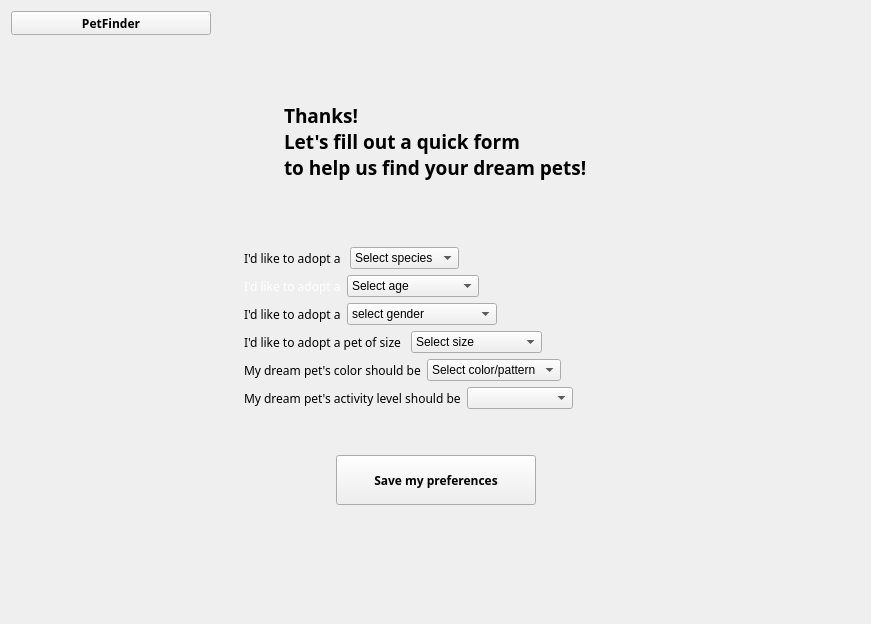
<?xml version="1.0" encoding="UTF-8"?>
<ui version="4.0">
 <class>mypreference</class>
 <widget class="QWidget" name="mypreference">
  <property name="geometry">
   <rect>
    <x>0</x>
    <y>0</y>
    <width>871</width>
    <height>624</height>
   </rect>
  </property>
  <property name="windowTitle">
   <string>Form</string>
  </property>
  <layout class="QVBoxLayout" name="verticalLayout_4">
   <item>
    <layout class="QVBoxLayout" name="verticalLayout_3">
     <item>
      <layout class="QHBoxLayout" name="horizontalLayout_8">
       <item>
        <widget class="QToolButton" name="toolButton_home">
         <property name="minimumSize">
          <size>
           <width>200</width>
           <height>0</height>
          </size>
         </property>
         <property name="maximumSize">
          <size>
           <width>200</width>
           <height>50</height>
          </size>
         </property>
         <property name="font">
          <font>
           <family>Adobe Gothic Std</family>
           <weight>75</weight>
           <bold>true</bold>
          </font>
         </property>
         <property name="text">
          <string>PetFinder</string>
         </property>
         <property name="icon">
          <iconset resource="Resources.qrc">
           <normaloff>:/imgs/CommunityIcons_home.png</normaloff>:/imgs/CommunityIcons_home.png</iconset>
         </property>
         <property name="iconSize">
          <size>
           <width>50</width>
           <height>50</height>
          </size>
         </property>
         <property name="toolButtonStyle">
          <enum>Qt::ToolButtonTextBesideIcon</enum>
         </property>
        </widget>
       </item>
       <item>
        <spacer name="horizontalSpacer_9">
         <property name="orientation">
          <enum>Qt::Horizontal</enum>
         </property>
         <property name="sizeHint" stdset="0">
          <size>
           <width>40</width>
           <height>20</height>
          </size>
         </property>
        </spacer>
       </item>
      </layout>
     </item>
     <item>
      <layout class="QHBoxLayout" name="horizontalLayout_10">
       <item>
        <spacer name="horizontalSpacer_10">
         <property name="orientation">
          <enum>Qt::Horizontal</enum>
         </property>
         <property name="sizeHint" stdset="0">
          <size>
           <width>40</width>
           <height>20</height>
          </size>
         </property>
        </spacer>
       </item>
       <item>
        <layout class="QVBoxLayout" name="verticalLayout_2">
         <item>
          <layout class="QHBoxLayout" name="horizontalLayout_9">
           <item>
            <spacer name="horizontalSpacer_11">
             <property name="orientation">
              <enum>Qt::Horizontal</enum>
             </property>
             <property name="sizeHint" stdset="0">
              <size>
               <width>40</width>
               <height>20</height>
              </size>
             </property>
            </spacer>
           </item>
           <item>
            <widget class="QLabel" name="label_bottomspace">
             <property name="minimumSize">
              <size>
               <width>0</width>
               <height>200</height>
              </size>
             </property>
             <property name="font">
              <font>
               <family>Adobe Gothic Std</family>
               <pointsize>14</pointsize>
               <weight>75</weight>
               <bold>true</bold>
              </font>
             </property>
             <property name="text">
              <string>Thanks!
Let's fill out a quick form
to help us find your dream pets!</string>
             </property>
            </widget>
           </item>
           <item>
            <spacer name="horizontalSpacer_12">
             <property name="orientation">
              <enum>Qt::Horizontal</enum>
             </property>
             <property name="sizeHint" stdset="0">
              <size>
               <width>40</width>
               <height>20</height>
              </size>
             </property>
            </spacer>
           </item>
          </layout>
         </item>
         <item>
          <layout class="QVBoxLayout" name="verticalLayout">
           <item>
            <layout class="QHBoxLayout" name="horizontalLayout">
             <item>
              <widget class="QLabel" name="label_6">
               <property name="font">
                <font>
                 <family>黑体</family>
                 <weight>50</weight>
                 <bold>false</bold>
                </font>
               </property>
               <property name="text">
                <string>I'd like to adopt a </string>
               </property>
              </widget>
             </item>
             <item>
              <widget class="QComboBox" name="comboBox_Species">
               <item>
                <property name="text">
                 <string>Select species</string>
                </property>
               </item>
               <item>
                <property name="text">
                 <string>Cat</string>
                </property>
               </item>
               <item>
                <property name="text">
                 <string>Dog</string>
                </property>
               </item>
               <item>
                <property name="text">
                 <string>Others...</string>
                </property>
               </item>
              </widget>
             </item>
             <item>
              <spacer name="horizontalSpacer">
               <property name="orientation">
                <enum>Qt::Horizontal</enum>
               </property>
               <property name="sizeHint" stdset="0">
                <size>
                 <width>40</width>
                 <height>20</height>
                </size>
               </property>
              </spacer>
             </item>
            </layout>
           </item>
           <item>
            <layout class="QHBoxLayout" name="horizontalLayout_2">
             <item>
              <widget class="QLabel" name="label">
               <property name="font">
                <font>
                 <family>黑体</family>
                 <weight>50</weight>
                 <bold>false</bold>
                </font>
               </property>
               <property name="styleSheet">
                <string notr="true">background color:rgb(255, 170, 0);
color:rgb(255, 255, 255);
border:none</string>
               </property>
               <property name="text">
                <string>I'd like to adopt a</string>
               </property>
              </widget>
             </item>
             <item>
              <widget class="QComboBox" name="comboBox_Age">
               <item>
                <property name="text">
                 <string>Select age</string>
                </property>
               </item>
               <item>
                <property name="text">
                 <string>baby</string>
                </property>
               </item>
               <item>
                <property name="text">
                 <string>Adult</string>
                </property>
               </item>
               <item>
                <property name="text">
                 <string>Old</string>
                </property>
               </item>
               <item>
                <property name="text">
                 <string>No age preference</string>
                </property>
               </item>
              </widget>
             </item>
             <item>
              <spacer name="horizontalSpacer_2">
               <property name="orientation">
                <enum>Qt::Horizontal</enum>
               </property>
               <property name="sizeHint" stdset="0">
                <size>
                 <width>40</width>
                 <height>20</height>
                </size>
               </property>
              </spacer>
             </item>
            </layout>
           </item>
           <item>
            <layout class="QHBoxLayout" name="horizontalLayout_3">
             <item>
              <widget class="QLabel" name="label_2">
               <property name="font">
                <font>
                 <family>黑体</family>
                 <weight>50</weight>
                 <bold>false</bold>
                </font>
               </property>
               <property name="text">
                <string>I'd like to adopt a</string>
               </property>
              </widget>
             </item>
             <item>
              <widget class="QComboBox" name="comboBox_Gender">
               <item>
                <property name="text">
                 <string>select gender</string>
                </property>
               </item>
               <item>
                <property name="text">
                 <string>Female</string>
                </property>
               </item>
               <item>
                <property name="text">
                 <string>Male</string>
                </property>
               </item>
               <item>
                <property name="text">
                 <string>No gender preference</string>
                </property>
               </item>
              </widget>
             </item>
             <item>
              <spacer name="horizontalSpacer_3">
               <property name="orientation">
                <enum>Qt::Horizontal</enum>
               </property>
               <property name="sizeHint" stdset="0">
                <size>
                 <width>40</width>
                 <height>20</height>
                </size>
               </property>
              </spacer>
             </item>
            </layout>
           </item>
           <item>
            <layout class="QHBoxLayout" name="horizontalLayout_4">
             <item>
              <widget class="QLabel" name="label_7">
               <property name="font">
                <font>
                 <family>黑体</family>
                 <weight>50</weight>
                 <bold>false</bold>
                </font>
               </property>
               <property name="text">
                <string>I'd like to adopt a pet of size </string>
               </property>
              </widget>
             </item>
             <item>
              <widget class="QComboBox" name="comboBox_Size">
               <item>
                <property name="text">
                 <string>Select size</string>
                </property>
               </item>
               <item>
                <property name="text">
                 <string>small </string>
                </property>
               </item>
               <item>
                <property name="text">
                 <string>medium</string>
                </property>
               </item>
               <item>
                <property name="text">
                 <string>large</string>
                </property>
               </item>
               <item>
                <property name="text">
                 <string>no size preference</string>
                </property>
               </item>
              </widget>
             </item>
             <item>
              <spacer name="horizontalSpacer_4">
               <property name="orientation">
                <enum>Qt::Horizontal</enum>
               </property>
               <property name="sizeHint" stdset="0">
                <size>
                 <width>40</width>
                 <height>20</height>
                </size>
               </property>
              </spacer>
             </item>
            </layout>
           </item>
           <item>
            <layout class="QHBoxLayout" name="horizontalLayout_5">
             <item>
              <widget class="QLabel" name="label_9">
               <property name="font">
                <font>
                 <family>黑体</family>
                 <weight>50</weight>
                 <bold>false</bold>
                </font>
               </property>
               <property name="text">
                <string>My dream pet's color should be</string>
               </property>
              </widget>
             </item>
             <item>
              <widget class="QComboBox" name="comboBox_ColorPattern">
               <item>
                <property name="text">
                 <string>Select color/pattern</string>
                </property>
               </item>
               <item>
                <property name="text">
                 <string>white</string>
                </property>
               </item>
               <item>
                <property name="text">
                 <string>black</string>
                </property>
               </item>
               <item>
                <property name="text">
                 <string>grey</string>
                </property>
               </item>
               <item>
                <property name="text">
                 <string>brown</string>
                </property>
               </item>
               <item>
                <property name="text">
                 <string>mixed</string>
                </property>
               </item>
               <item>
                <property name="text">
                 <string>spotted</string>
                </property>
               </item>
               <item>
                <property name="text">
                 <string>stripped</string>
                </property>
               </item>
               <item>
                <property name="text">
                 <string>no preference</string>
                </property>
               </item>
              </widget>
             </item>
             <item>
              <spacer name="horizontalSpacer_5">
               <property name="orientation">
                <enum>Qt::Horizontal</enum>
               </property>
               <property name="sizeHint" stdset="0">
                <size>
                 <width>40</width>
                 <height>20</height>
                </size>
               </property>
              </spacer>
             </item>
            </layout>
           </item>
           <item>
            <layout class="QHBoxLayout" name="horizontalLayout_6">
             <item>
              <widget class="QLabel" name="label_8">
               <property name="font">
                <font>
                 <family>黑体</family>
                 <weight>50</weight>
                 <bold>false</bold>
                </font>
               </property>
               <property name="text">
                <string>My dream pet's activity level should be</string>
               </property>
              </widget>
             </item>
             <item>
              <widget class="QComboBox" name="comboBox_Activity">
               <item>
                <property name="text">
                 <string/>
                </property>
               </item>
               <item>
                <property name="text">
                 <string>low</string>
                </property>
               </item>
               <item>
                <property name="text">
                 <string>medium</string>
                </property>
               </item>
               <item>
                <property name="text">
                 <string>high</string>
                </property>
               </item>
               <item>
                <property name="text">
                 <string>no preference</string>
                </property>
               </item>
              </widget>
             </item>
             <item>
              <spacer name="horizontalSpacer_6">
               <property name="orientation">
                <enum>Qt::Horizontal</enum>
               </property>
               <property name="sizeHint" stdset="0">
                <size>
                 <width>40</width>
                 <height>20</height>
                </size>
               </property>
              </spacer>
             </item>
            </layout>
           </item>
           <item>
            <spacer name="verticalSpacer_3">
             <property name="orientation">
              <enum>Qt::Vertical</enum>
             </property>
             <property name="sizeHint" stdset="0">
              <size>
               <width>20</width>
               <height>40</height>
              </size>
             </property>
            </spacer>
           </item>
           <item>
            <layout class="QHBoxLayout" name="horizontalLayout_7">
             <item>
              <spacer name="horizontalSpacer_8">
               <property name="orientation">
                <enum>Qt::Horizontal</enum>
               </property>
               <property name="sizeHint" stdset="0">
                <size>
                 <width>40</width>
                 <height>20</height>
                </size>
               </property>
              </spacer>
             </item>
             <item>
              <widget class="QPushButton" name="pushButton_Search">
               <property name="minimumSize">
                <size>
                 <width>200</width>
                 <height>50</height>
                </size>
               </property>
               <property name="font">
                <font>
                 <family>Adobe Gothic Std</family>
                 <pointsize>9</pointsize>
                 <weight>75</weight>
                 <bold>true</bold>
                </font>
               </property>
               <property name="text">
                <string>Save my preferences</string>
               </property>
              </widget>
             </item>
             <item>
              <spacer name="horizontalSpacer_7">
               <property name="orientation">
                <enum>Qt::Horizontal</enum>
               </property>
               <property name="sizeHint" stdset="0">
                <size>
                 <width>40</width>
                 <height>20</height>
                </size>
               </property>
              </spacer>
             </item>
            </layout>
           </item>
          </layout>
         </item>
         <item>
          <spacer name="verticalSpacer_5">
           <property name="orientation">
            <enum>Qt::Vertical</enum>
           </property>
           <property name="sizeHint" stdset="0">
            <size>
             <width>20</width>
             <height>40</height>
            </size>
           </property>
          </spacer>
         </item>
         <item>
          <widget class="QLabel" name="label_3">
           <property name="minimumSize">
            <size>
             <width>0</width>
             <height>50</height>
            </size>
           </property>
           <property name="text">
            <string/>
           </property>
          </widget>
         </item>
        </layout>
       </item>
       <item>
        <spacer name="horizontalSpacer_13">
         <property name="orientation">
          <enum>Qt::Horizontal</enum>
         </property>
         <property name="sizeHint" stdset="0">
          <size>
           <width>40</width>
           <height>20</height>
          </size>
         </property>
        </spacer>
       </item>
      </layout>
     </item>
    </layout>
   </item>
  </layout>
 </widget>
 <resources>
  <include location="Resources.qrc"/>
 </resources>
 <connections/>
</ui>
